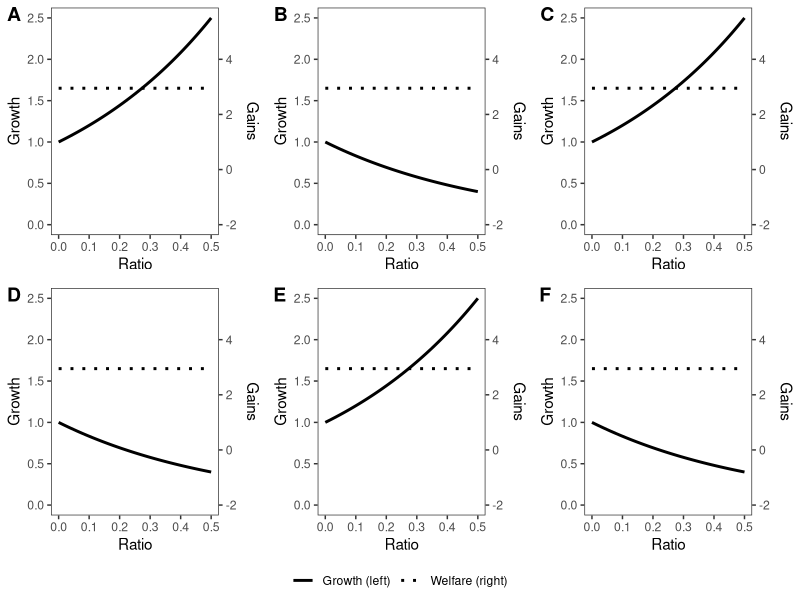
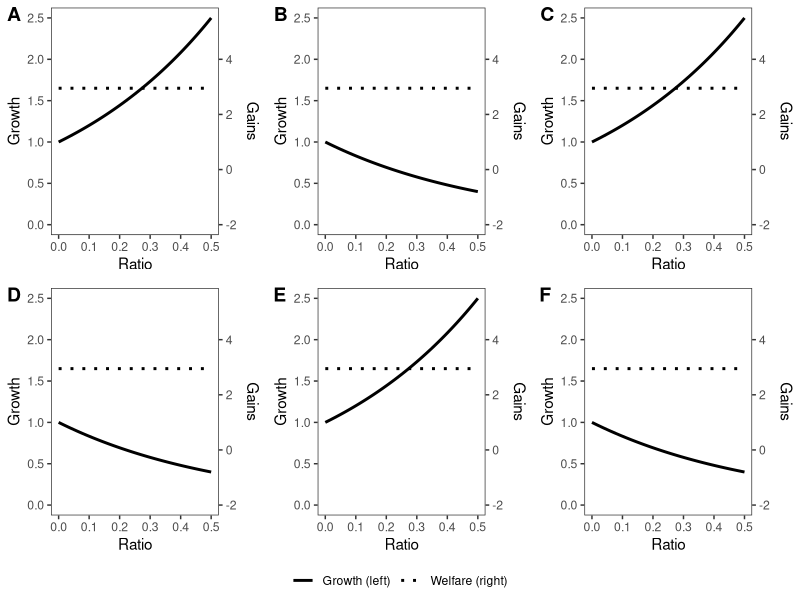

R code for these plots, in order:
# Multiple line graphs, shared legend

# Thomas Sampson, “Dynamic Selection: An Idea Flows Theory of Entry, Trade, and Growth,”
# The Quarterly Journal of Economics 131, no. 1 (2016): 353


library(ggplot2)
library(magrittr)
library(haven)
library(tidyverse)
library(ggpubr)
output_dir="output"

#Define Function
f <- function(x, a, b) a * exp(b*x)
g <- function(x, a, b) a * exp(-b*x)

#Main frame
df <- data.frame(
  para1 = c(1.65,1),
  para2 = c(0,2*log(2.5)),
  label = c("Welfare (right)", "Growth (left)")
)

lc = c("Welfare (right)" = 3, "Growth (left)" = 1)

# Dataset for plot 1
p1df <- df %>%
  crossing(x = seq(0,0.5,0.01)) %>%
  mutate(y = f(x,para1,para2))

# plot 1
p1 <- ggplot(p1df, aes(x=x,y=y,linetype=label)) +
  geom_line (size = 1) +
  coord_cartesian(
    ylim = c(0,2.5)
  ) +
  scale_linetype_manual(values = lc) +
  scale_y_continuous(
    sec.axis = sec_axis(~ (.-1) * 3 +1, name = "Gains")
  ) +
  labs(
    x = "Ratio",
    y = "Growth",
    linetype = "Legend"
  ) +
  theme_bw() +
  theme(
    panel.grid.major = element_blank(),
    panel.grid.minor = element_blank(),
    legend.title = element_blank(),
    legend.position = c(0.2,0.8)
  )

# Dataset for plot 2
p2df <- p1df %>%
  mutate(y = g(x,para1,para2))

# plot 2
p2 <- ggplot(p2df, aes(x=x,y=y,linetype=label)) +
  geom_line (size = 1) +
  coord_cartesian(
    ylim = c(0,2.5)
  ) +
  scale_linetype_manual(values = lc) +
  scale_y_continuous(
    sec.axis = sec_axis(~ (.-1) * 3 +1, name = "Gains")
  ) +
  labs(
    x = "Ratio",
    y = "Growth",
    linetype = "Legend"
  ) +
  theme_bw() +
  theme(
    panel.grid.major = element_blank(),
    panel.grid.minor = element_blank(),
    legend.title = element_blank(),
    legend.position = c(0.2,0.8)
  )

# Emulate grid using plots 1 and 2
ggarrange(p1, p2, p1, p2, p1, p2,
          ncol=3, nrow=2,
          labels = "AUTO",
          align = "hv",
          common.legend = TRUE, legend="bottom")

ggsave(path=output_dir, filename="Line Graph QJE 9.png", width=8, height=6)
# Save as Example
# ggsave(path="src/relationship/", filename="Line Graph QJE 9-example.png", width=8, height=6)
